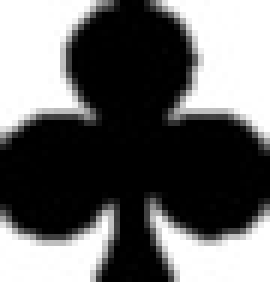
#> input picture SymbolComparisons/club.jpg, 45 x 47 px (shown 6 times larger)
$ jupyter execute KyleEdit.ipynb
#> lines starting #> are read from the running program, lines starting #| are printed output that depends on the picture; after the words box and inside, x2 and y2 are one past the last pixel; in counts of white or black regions, pixels touching at a corner belong together
#> the answer given: SymbolComparisons/club.jpg
#> further down, inputImg is the input picture: shape (47, 45, 3); min 0, max 255, mean 104.7
[cell 1]
#Poker card game assistant that returns the type of hand the player has from an input image
#By Kyle Heffernan, Eoin Gallagher and Ryan Byrne 26/11/20

#Imports
import cv2
import numpy as np
from matplotlib import pyplot as plt
from matplotlib import image as image
import easygui
import pytesseract

#Set plot parameters
plt.rcParams['figure.figsize'] = [12,16]#set the plot size
plt.rc('font', size=15)

#Perform all operations and methods on input image and print hand at the end
def readCards(img):
    img = cv2.cvtColor(img, cv2.COLOR_BGR2RGB)
    G = cv2.cvtColor(img, cv2.COLOR_BGR2GRAY)

    #Show full input image at start
    plt.imshow(img, cmap='gray'), plt.xticks([]),plt.yticks([])
    plt.title('Chosen Image')
    plt.show()

    #Find cards by making a mask with thresholding and getting the largest contours of that
    T, B = cv2.threshold(G, thresh = 120, maxval = 255, type = cv2.THRESH_BINARY)
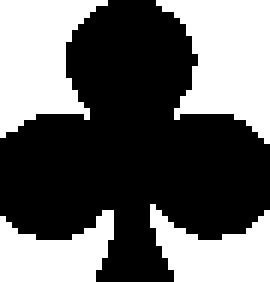
#> B: shape (47, 45) (shown 6 times larger); 40.7% white; 4 white regions
    C,_ = cv2.findContours(B, mode=cv2.RETR_EXTERNAL, method=cv2.CHAIN_APPROX_NONE)
#> C = 4 contours; box (x1, y1, x2, y2) and area: (26, 0, 45, 24) 249, (0, 0, 18, 23) 222, (25, 34, 45, 47) 132, (0, 35, 19, 47) 124
    C = sorted(C, key=cv2.contourArea, reverse=True)

    # Reading in suit templates, done here so its only ran once and helps performance
    club = cv2.imread("SymbolComparisons\club.jpg")
    diamond = cv2.imread("SymbolComparisons\diamond.jpg")
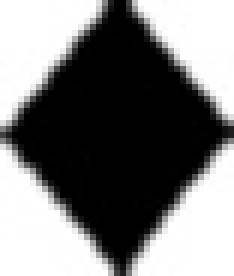
#> input picture SymbolComparisons/diamond.jpg, 39 x 46 px, found by its file name (shown 6 times larger)
#> diamond is the input picture: shape (46, 39, 3); min 0, max 255, mean 124
    heart = cv2.imread("SymbolComparisons\heart.jpg")
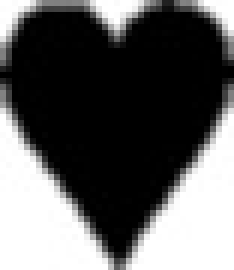
#> input picture SymbolComparisons/heart.jpg, 39 x 45 px, found by its file name (shown 6 times larger)
#> heart is the input picture: shape (45, 39, 3); min 0, max 255, mean 95.5
    spade = cv2.imread("SymbolComparisons\spade.jpg")
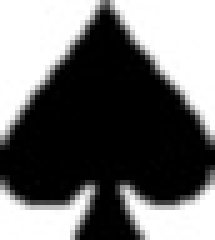
#> input picture SymbolComparisons/spade.jpg, 43 x 48 px, found by its file name (shown 5 times larger)
#> spade is the input picture: shape (48, 43, 3); min 0, max 255, mean 110.8

    #Make arrays of letters and symbols to be passed to the GetHandType method
    cardLetters = [""]*5
    cardSymbols = [""]*5

    #Performs operations on the 5 biggest contours
    i = 0
    while i < 5:
        fig = plt.figure()#make a figure to show things on

        largestContour = C[i]
#> largestContour = contour of 76 points, box (x1, y1, x2, y2) (26, 0, 45, 24), area 249
        warpedImg = warpPerspective(largestContour)

        #Crop image to just the card
        H,W,Channels = warpedImg.shape

        #Get the area around the Letter and symbol to pass them to their detection functions
        cropped_letter = warpedImg[int(H * 0.026):int(H * 0.22), int(W * 0.017):int(W * 0.22)]
        symbolArea = warpedImg[int(H * 0.18):int(H * 0.4), int(W * 0.015):int(W * 0.21)]
        #cv2.imshow("cropped_symbol", symbolArea)
        #key = cv2.waitKey(0)

        #Use cropped areas to call a function that return the text of what the symbol and letter are respectively
        cardSymbol = GetSymbol(symbolArea,fig,club,diamond,heart,spade)#Also pass fig to display
        cardLetter = GetLetter(cropped_letter,fig)

        if(cardSymbol == "Club" or cardSymbol == "Spade"):
            cardCol = "Black"
        else:
            cardCol = "Red"

        #Fill arrays for getHandType with each value of the card
        cardLetters[i] = cardLetter
        cardSymbols[i] = cardSymbol

        i = i + 1#increment through cards

        #Tell the user the info about each card
        print("\nThe card is a: "+cardCol+" "+cardLetter+" of "+cardSymbol+"s")
        #Display to notebook
        warpedImg = cv2.cvtColor(warpedImg, cv2.COLOR_BGR2RGB)#Change for displaying
        p1 = fig.add_subplot(2, 5, 1), plt.xticks([]),plt.yticks([])
        plt.title('Isolated Card')
        imgplot = plt.imshow(warpedImg, cmap='gray')
        plt.show()#Show 3 plots that have been made

    #Call method that uses all the card info to find what hand the user has and print it
    GetHandType(cardLetters,cardSymbols)

#Use input image of the Letter in the top left to return the card type usign tesseract OCR. Also takes fig for plotting in notebook and it returns the cardType it finds
# [82 lines left out: functions GetLetter, GetSymbol, not called in this run]
#This method takes a contour image and stretches it to the bounds of a rectangle to remove rotation
def warpPerspective(contour):
    largestContour = contour
    width, height = 250, 350
    pts2 = np.float32([[0,0],[width,0], [width,height],[0, height]])
    pts1 = np.float32([[0,0],[0,0],[0,0],[0,0]])
    for cnt in largestContour :

        approx = cv2.approxPolyDP(largestContour, 0.009 * cv2.arcLength(largestContour, True), True)
        l = 0

        # Used to flatted the array containing
        # the co-ordinates of the vertices.
        n = approx.ravel()
        a = 0

        for j in n :
            if(a % 2 == 0):
                r = 0
                x = n[a]
                y = n[a + 1]
                pts1[l][r] = x
                pts1[l][r + 1] = y
                l = l + 1
            a = a + 1
#> this loop made 1 pass
#> cnt on pass 1: [[26, 0]]
#> after the loop, pts1 = [[26, 0], [31, 4], [33, 9], [32, 14]]

    sorted_pts = np.zeros((4, 2), dtype="float32")
    add = np.sum(pts1, axis=1)
    diff = np.diff(pts1, axis=1)

    sorted_pts[0] = pts1[np.argmin(add)]
    sorted_pts[2] = pts1[np.argmax(add)]

    sorted_pts[1] = pts1[np.argmin(diff)]
    sorted_pts[3] = pts1[np.argmax(diff)]

    matrix = cv2.getPerspectiveTransform(sorted_pts,pts2)
    imgoutput = cv2.warpPerspective(inputImg,matrix,(width,height)) #output of cropped image
    #getLettersandSymbols(imgoutput)
    return imgoutput

#Use the cropped image of the symbol to return the suit. Gets the suit with least amount of difference to the cropped image.
# [126 lines left out: functions suitComparison, GetHandType, not called in this run]
    #END PROGRAM###

#Set pytesseract from path
pytesseract.pytesseract.tesseract_cmd = r'C:\Program Files\Tesseract-OCR\tesseract'
#Make an array of all cards to sequences can be detected
allPlayingCardTypes = ['2','3','4','5','6','7','8','9','10','Jack','Queen','King','Ace']

#Error checking correct input file
try:
    f = easygui.fileopenbox(filetypes=["*.jpg","*.jpeg","*.png"])#open user file select
    inputImg = cv2.imread(f)#set a file to work with
    readCards(inputImg)#Call function to check all cards and what hand it is
except:
    print("Incorrect input file or input of too bad quality")
cv2.waitKey(0)#Wait so program doesnt close immediately in terminal
